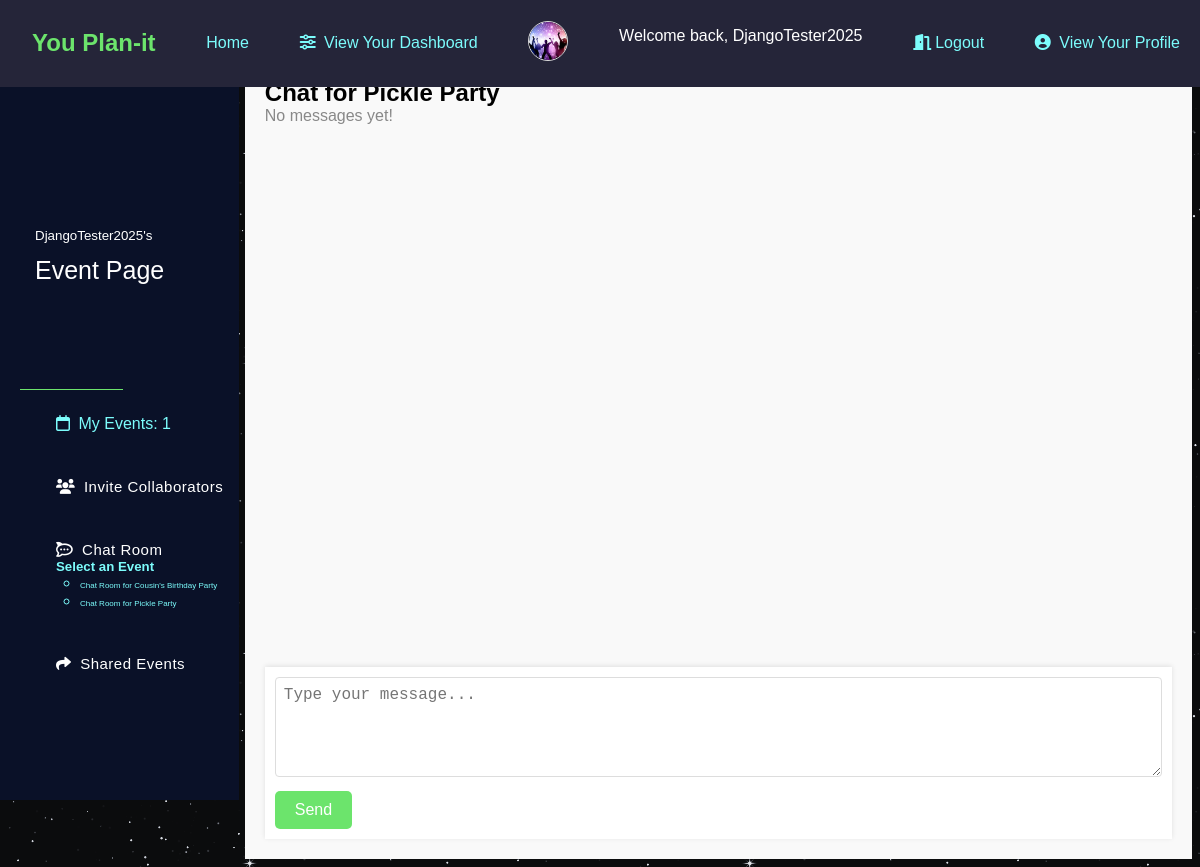
The page /dashboard/DjangoTester2025/chat/2/ (signed in) on the database as committed earlier.
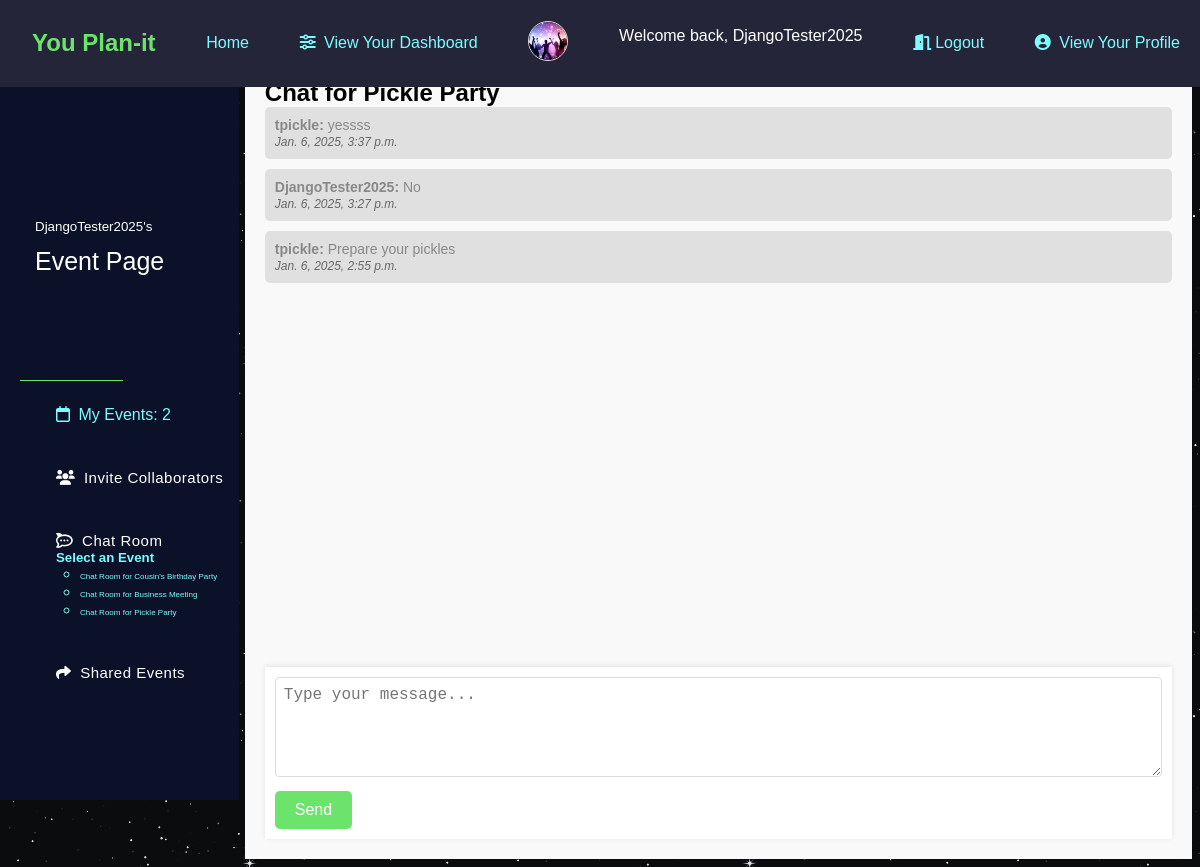
The same page on the database as committed later.
### app/models.py (models this page shows, shortened)
class Profile(models.Model):
    user = models.OneToOneField(User, on_delete=models.CASCADE)
    image = models.ImageField(default='default.jpg', upload_to='profile_pics')
    bio = models.CharField(max_length=200, blank=True, null=True)

class Events(models.Model):
    name = models.CharField(max_length=200)
    description = models.CharField(max_length=500)
    event_image = models.ImageField(upload_to='event_images', blank=True, null=True)
    user = models.ForeignKey(User, on_delete=models.CASCADE, related_name='events')
    members = models.ManyToManyField(User, related_name='invitedusers')
    invitepending = models.ManyToManyField(User, related_name='pending')
    start_datetime = models.DateTimeField()
    end_datetime = models.DateTimeField()
    event_location = models.CharField(max_length=300, blank=True, null=True)
    address = models.CharField(max_length=500, blank=True, null=True)

class ChatMessage(models.Model):
    user = models.ForeignKey(User, on_delete=models.CASCADE)
    message = models.TextField()
    timestamp = models.DateTimeField(auto_now_add=True)
    event = models.ForeignKey(Events, on_delete=models.CASCADE, default=1)

### app/views.py (the view)
# urls.py: path("dashboard/<str:username>/chat/<int:event_id>/", views.chat_room, name="chats"),  # Chat room for specific event
@login_required
@login_required
def chat_room(request, username, event_id):
    event = get_object_or_404(Events, id=event_id)
    shared_events = Events.objects.filter(members=request.user).exclude(user=request.user)
    if request.user != event.user and request.user not in event.members.all():
        return redirect('create_chat_room', username=username)
    if request.method == 'POST':
        message = request.POST.get('message')
        if message:
            ChatMessage.objects.create(event=event, user=request.user, message=message)
    messages = ChatMessage.objects.filter(event=event).order_by('-timestamp')
    return render(request, 'chatroom.html', {
        'event': event,
        'messages': messages,
        'username': username,
        'profile': Profile.objects.get(user=request.user),
        'myevents': Events.objects.filter(user=request.user),  # User's events for the sidebar or navigation
        'shared_events': shared_events
    })

### app/templates/chatroom.html (shortened to what this page needs)
{% extends 'userdashboard.html' %}
{% block info %}
<div class="chat-room">
    <h2 class="h2-center">Chat for {{ event.name }}</h2>
    <div class="chat-messages">
        {% if messages %}
            {% for message in messages %}
                <div class="chat-message">
                    <p><strong>{{ message.user.username }}:</strong> {{ message.message }}</p>
                    <p><em>{{ message.timestamp }}</em></p>
                </div>
            {% endfor %}
        {% else %}
            <p>No messages yet!</p>
        {% endif %}
    </div>
    <div class="message-input">
        <form method="post">
            <div class="form-group">
                <textarea name="message" placeholder="Type your message..." class="form-control"></textarea>
            </div>
            <button type="submit" class="btn btn-primary">Send</button>
        </form>
    </div>
</div>
{% endblock %}

### app/templates/userdashboard.html (shortened to what this page needs)
{% extends 'base.html' %}
{% block content %}
<html class="user-dashboard">
    {% block sidebar %}
    <main class="main-wrap">
        <header class="main-head">
            <div class="main-nav">
                <nav class="navbar">
                    <div class="navbar-nav">
                        <div class="title">
                            <h3>
                                <span class="title-text"><span class="dashboard-username">{{ user.username }}'s</span><br>Event Page</span>
                            </h3>
                        </div>
                        <ul class="nav-list">
                            <li class="nav-list-item">
                                <a href="{% url 'event_page' username=user.username %}">
                                    <i class="fa-regular fa-calendar"></i>
                                    <span class="link-text">My Events: {{ myevents.count }}</span>
                                </a>
                            </li>
                            <li class="nav-list-item">
                                <a href="{% url 'invites' username=user.username %}" class="nav-link">
                                    <i class="fa-solid fa-users"></i>
                                    <span class="link-text">Invite Collaborators</span>
                                </a>
                            </li>
                            <li class="nav-list-item">
                                <a href="#" class="nav-link" data-toggle="dropdown">
                                    <i class="fa-brands fa-rocketchat"></i>
                                    <span class="link-text">Chat Room</span>
                                </a>
                                <div class="dropdown-menu">
                                    {% if myevents or shared_events %}
                                        <h5>Select an Event</h5>
                                        <ul>
                                            {% for event in myevents %}
                                                <li>
                                                    <a href="{% url 'chats' username=user.username event_id=event.id %}" class="event-chat-room-text">
                                                        Chat Room for {{ event.name }}
                                                    </a>
                                                </li>
                                            {% endfor %}
                                            {% for event in shared_events %}
                                                <li>
                                                    <a href="{% url 'chats' username=user.username event_id=event.id %}" class="event-chat-room-text">
                                                        Chat Room for {{ event.name }}
                                                    </a>
                                                </li>
                                            {% endfor %}
                                        </ul>
                                    {% else %}
                                        <p class="no-current-events">You have no events to chat about.</p>
                                    {% endif %}
                                </div>
                            </li>
                            <li class="nav-list-item">
                                <a href="{% url 'shared_events' username=user.username %}" class="nav-link">
                                    <i class="fa-solid fa-share"></i>
                                    <span class="link-text">Shared Events</span>
                                </a>
                            </li>
                        </ul>
                    </div>
                </nav>
            </div>
        </header>
    </main>
    {% endblock %}
    <section class="showcase">
        {% block info %}{% endblock %}
    </section>
{% endblock %}

### app/templates/base.html (shortened to what this page needs)
<!DOCTYPE html>
{% load static %}
<html lang="en">
  <head>
    <link rel="stylesheet" href="{% static "styling.css" %}"/>
    <link
      href="https://cdnjs.cloudflare.com/ajax/libs/font-awesome/6.0.0-beta3/css/all.min.css"
      rel="stylesheet"
    />
  </head>
  <body>
    <nav style="z-index:99;">
        <h1 class="color-header">&ensp;You Plan-it</h1>
      <a href="{% url 'home' %}">Home</a>
      {% if request.user.is_authenticated %}
      <span>
        <a href="{% url 'user_dashboard' username=request.user.username %}">
          <i class="fa-solid fa-sliders"></i> View Your Dashboard
        </a>
      </span>
      <div class="profile-image-container">
        <img src="{% if profile.image %}{{ profile.image.url }}{% else %}/media/profile_pics/default.jpg{% endif %}"
             alt="?"
             class="profile-image-base">
      </div>
      <p class="welcome-message">Welcome back, {{request.user.username}}</p>
      <a href="{% url 'logout' %}"><i class="fa-solid fa-door-open"></i>Logout</a>
      <span>
        <a href="{% url 'profile' username=request.user.username %}">
          <i class="fa-solid fa-user-circle"></i> View Your Profile
        </a>
      </span>
    {% else %}
      <p class="welcome-message" style="color: white; text-decoration: none;">You are not logged in</p>
      <span><a href="{% url 'login' %}"><i class="fa-solid fa-door-open"></i>Sign In</a></span>
    {% endif %}
    </nav>
    <div class="container-style" style="margin: 1vh;">
      {% block content %}{% endblock %}
    </div>
  </body>
</html>

Rows that differ between the two databases and show on the page:
added Events: name "Business Meeting", shown under "Select an Event"
added ChatMessage: user.username "tpickle", message "yessss", timestamp "Jan. 6, 2025, 3:37 p.m."
added ChatMessage: user.username "DjangoTester2025", message "No", timestamp "Jan. 6, 2025, 3:27 p.m."
added ChatMessage: user.username "tpickle", message "Prepare your pickles", timestamp "Jan. 6, 2025, 2:55 p.m."
Other text that changed with them:
{{ myevents.count }}: "1" → "2"
text no longer shown: "No messages yet!"
